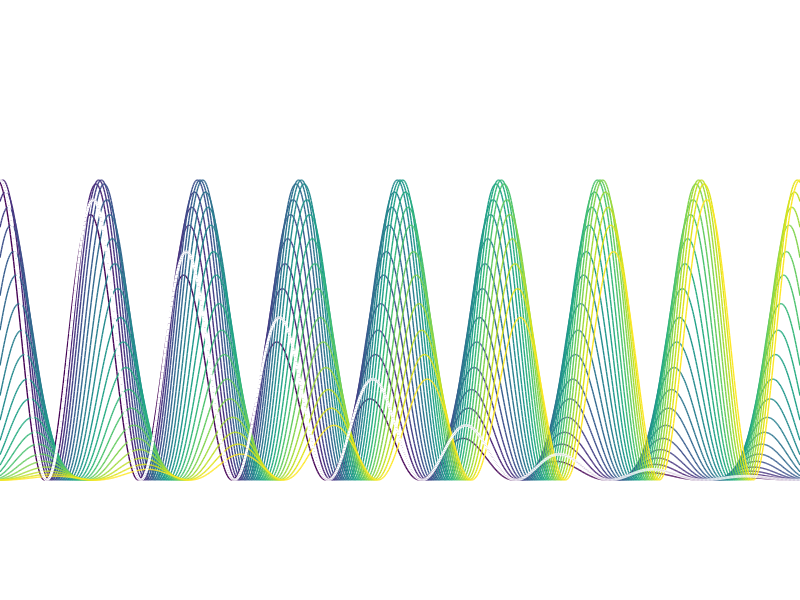

Source code (MATLAB): (Note: this script raises an error after producing the figure.)
function OscilModelBanner

NOPLOT = 0;
GoPrint = 0;

%%%%%%%%%%%%%%%%%%%%%%%%%%%%%%%%%%%%%%%%%%%%
%% default parameters
a = 3*sqrt(2);
ft = 8.0;


%%%%%%%%%%%%%%%%%%%%%%%%%%%%%%%%%%%%%%%%%%%%
%% Example Figure
figure(123);clf
set(gcf,'position',[1829         135         800        837])
set(gcf,'position',[1829         135         1000        200])
set(gcf,'color',[1 1 1]*0.3)

AL = ([5])*0.35+0.15;
for m=1:length(AL)
  %%
  
  L = AL(m);
  
  sig = L/a; % [sec]
  f0 = ft+1/L;
  cf = 1/(L*f0); % dimension less 
  
  t=[-5:0.001:5]'; %% 10 sec

  T = [-2.5:0.05:2.5]*m^0.5;
  tau = cf*T;
  
  for n=1:length(T);
    y(:,n) = 0.5*(1+cos(2*pi*f0*(t-tau(n)))).*exp(-(t-T(n)).^2/sig^2);
  end
  
  
  %subplot('position',[0 0.9-(m-1)*0.09 1 0.5])
  subplot('position',[0 0.2 1 0.5])
  hold on
  colormap('default')
  cc = colormap;
  k=22; l = round(linspace(1,64,k));
  cll = [40:1:70];
  for n=1:k
    plot(t,y(:,cll(n))/max(y(:,cll(n))),'LineWidth',1,'Color',cc(l(n),:))
  end
  %keyboard
  gt = round((-0.5/(m^0.5)+2.5)/0.05);
  %plot(t,y(:,cll(11)),'color',[1 1 1]*0.2,'LineStyle','-','LineWidth',2)
  %plot(t,y(:,gt+1),'color',[1 1 1]*1,'LineStyle','-','LineWidth',2)
  plot(t,y(:,gt+1),'color',[1 1 1]*1,'LineStyle','-','LineWidth',2)
  yy = sum(y,2);
  %plot(t,[yy/max(yy)],'color',[1 1 1]*0.5,'LineStyle','--','LineWidth',2)
  xlabel('time [sec]','FontSize',16)
  ylabel('probability','FontSize',16)
  xlim([-0.5 0.5])
  set(gca,'TickDir','out','FontSize',16,'XTick',[],'YTick',[])
  box off
  axis off

end


PrintFig(['SVMUBanner'],0)

return



return;
%%%%%%%%%%%%%%%%%%%%%%%%%%%%%%%%%%%%%%%%%%%%
%%%%%%%%%%%%%%%%%%%%%%%%%%%%%%%%%%%%%%%%%%%%
%%%%%%%%%%%%%%%%%%%%%%%%%%%%%%%%%%%%%%%%%%%%
%%%%%%%%%%%%%%%%%%%%%%%%%%%%%%%%%%%%%%%%%%%%
%%%%%%%%%%%%%%%%%%%%%%%%%%%%%%%%%%%%%%%%%%%%
%%%%%%%%%%%%%%%%%%%%%%%%%%%%%%%%%%%%%%%%%%%%
%%%%%%%%%%%%%%%%%%%%%%%%%%%%%%%%%%%%%%%%%%%%
%%%%%%%%%%%%%%%%%%%%%%%%%%%%%%%%%%%%%%%%%%%%
%%%%%%%%%%%%%%%%%%%%%%%%%%%%%%%%%%%%%%%%%%%%
%%%%%%%%%%%%%%%%%%%%%%%%%%%%%%%%%%%%%%%%%%%%
%%%%%%%%%%%%%%%%%%%%%%%%%%%%%%%%%%%%%%%%%%%%

